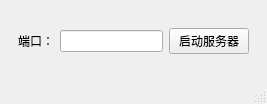
<?xml version="1.0" encoding="UTF-8"?>
<ui version="4.0">
 <class>MainWindow</class>
 <widget class="QMainWindow" name="MainWindow">
  <property name="geometry">
   <rect>
    <x>0</x>
    <y>0</y>
    <width>267</width>
    <height>104</height>
   </rect>
  </property>
  <property name="windowTitle">
   <string>MainWindow</string>
  </property>
  <widget class="QWidget" name="centralwidget">
   <layout class="QHBoxLayout" name="horizontalLayout_2">
    <item>
     <widget class="QWidget" name="widget" native="true">
      <layout class="QHBoxLayout" name="horizontalLayout">
       <item>
        <widget class="QLabel" name="label">
         <property name="text">
          <string>端口：</string>
         </property>
        </widget>
       </item>
       <item>
        <widget class="QLineEdit" name="port"/>
       </item>
       <item>
        <widget class="QPushButton" name="startServer">
         <property name="text">
          <string>启动服务器</string>
         </property>
        </widget>
       </item>
      </layout>
     </widget>
    </item>
   </layout>
  </widget>
  <widget class="QMenuBar" name="menubar">
   <property name="geometry">
    <rect>
     <x>0</x>
     <y>0</y>
     <width>267</width>
     <height>23</height>
    </rect>
   </property>
  </widget>
  <widget class="QStatusBar" name="statusbar"/>
 </widget>
 <resources/>
 <connections/>
</ui>
